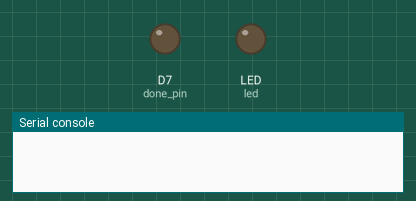
This program was run on a simulated CircuitPython board. Shown: output pins drawn as LEDs (lit = HIGH), the last lines printed to the serial console. Dashed ring = blinking. Pins used as bus, display or sensor lines are not drawn. At 1.7 s the program ends and the board releases its pins; the recording ends there.

Above: at 0.5 s.
At 1.55 s:
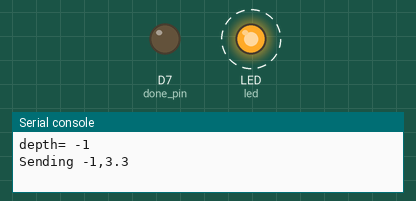
Timing chart, 0 to 1.9 s (numbered marks = the images above):
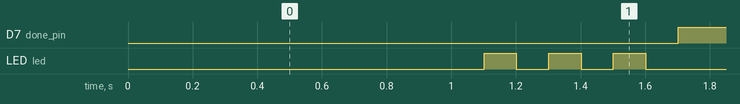

Measured:
- by itself, D7 (done_pin): LOW → HIGH at 1.7 s
- by itself, LED (led): alternates HIGH for 0.10 s and LOW for 0.10 s

The program:

double_uart_itbm4_mesh_send_depth_battery_once.py
```python
import board
import busio
import digitalio
import time
from analogio import AnalogIn

WAKEUP_TIME_SEC = 0 # if we're the one waking up the meshtastic node, change this to approx 6 sec or greater to give node time to wake up; if meshtastic node already powered, then this can be 0 or 1

# update: we might also set this to 10 just so that people get a reading on initial boot

depth_trigger = digitalio.DigitalInOut(board.D10)
depth_trigger.direction = digitalio.Direction.OUTPUT
depth_trigger.value=False

done_pin = digitalio.DigitalInOut(board.D7)
done_pin.direction = digitalio.Direction.OUTPUT
done_pin.value=False

led = digitalio.DigitalInOut(board.LED)
led.direction = digitalio.Direction.OUTPUT
led.value=False

analog_in = AnalogIn(board.A4)

uart_sense = busio.UART(board.A2, board.A3, baudrate=9600)

uart_mesh = busio.UART(board.TX, board.RX, baudrate=115200, timeout=0)

def get_depth_crude():

    depth=-1

    depth_trigger.value=True
    time.sleep(.1)
    data = uart_sense.reset_input_buffer()
    data = uart_sense.read(32)  # read up to 32 bytes

    if data is not None:

        data_string = ''.join([chr(b) for b in data])
        #print("%r" % data_string)
        items = data_string.split('\r')
        for s in items:
            #print(s,len(s))
            if len(s)==5:
                depth=int(s[1:])

    depth_trigger.value=False
    return(depth)

def get_battery_voltage(pin):
    return (pin.value * 3.3) / 65536 * 2 # even voltage divider

done_pin.value=False

# sleep 5 seconds and show it
for i in range(0,WAKEUP_TIME_SEC):
    led.value=True
    time.sleep(1)
    led.value=False
    time.sleep(1)

# now the depth sensor should be powered

depth=get_depth_crude()
battery = get_battery_voltage(analog_in)

print("depth=",depth)

sendstring = str(depth)+","+str(battery)

print("Sending "+sendstring)

uart_mesh.write(bytes(sendstring, "ascii"))

# 3 fast blinks, sent message to node
for i in range(0,3):
    led.value=True
    time.sleep(.1)
    led.value=False
    time.sleep(.1)

# now pull DONE
done_pin.value=True

#time.sleep(SLEEP_INTERVAL)
```
